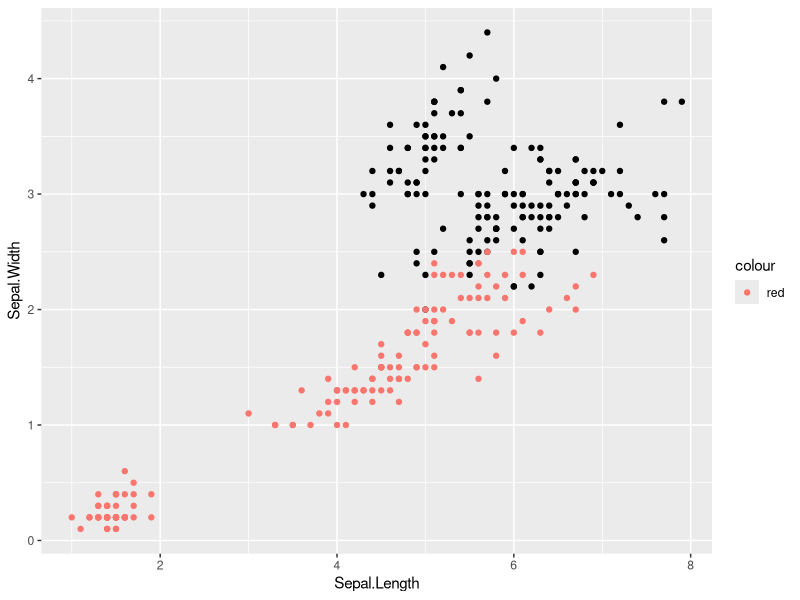
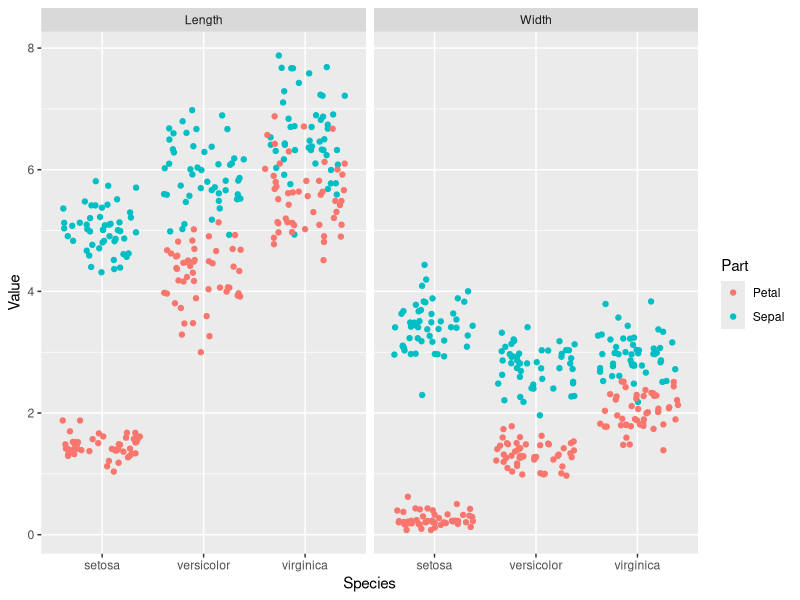
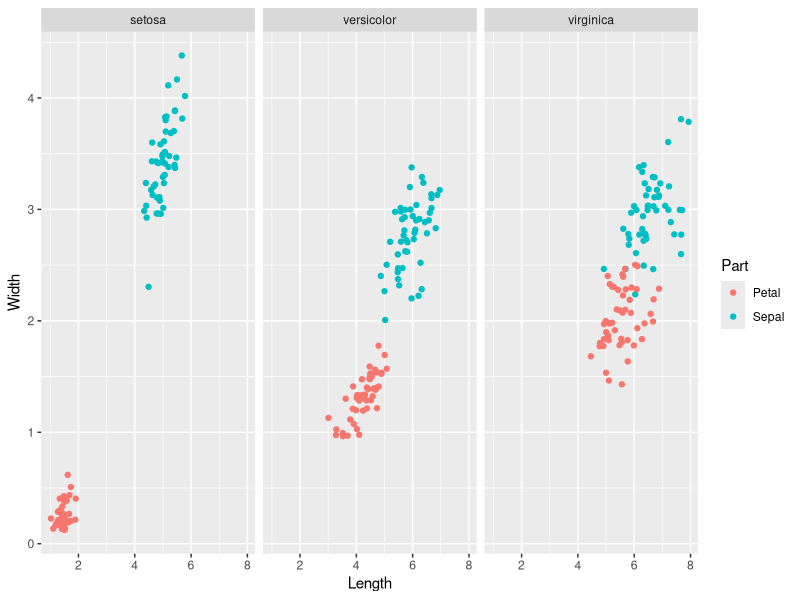
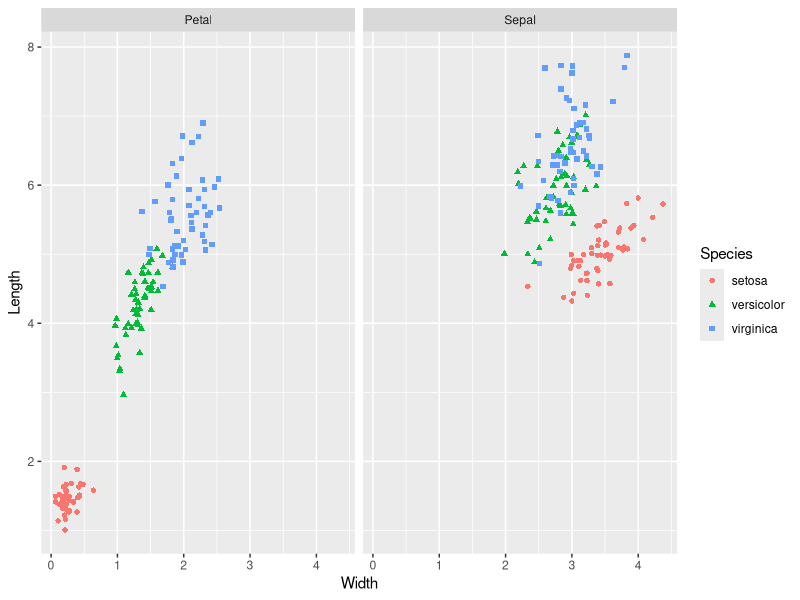
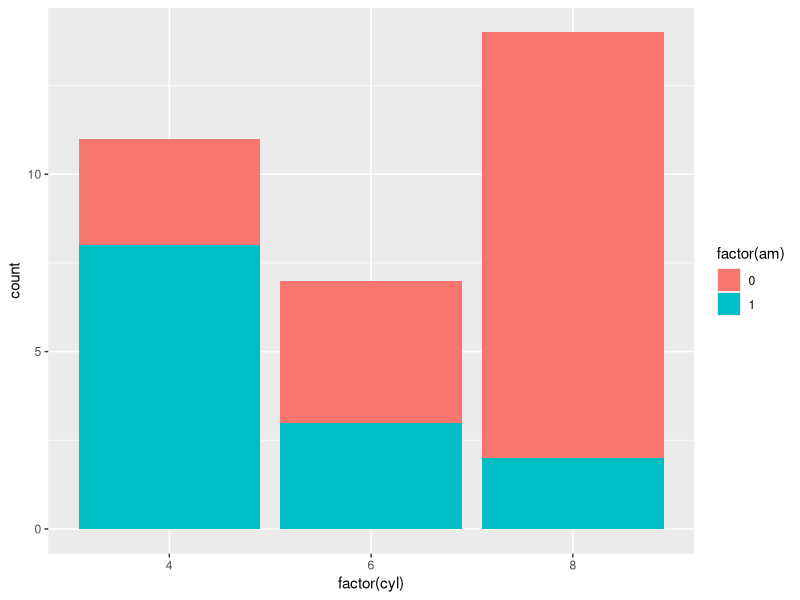
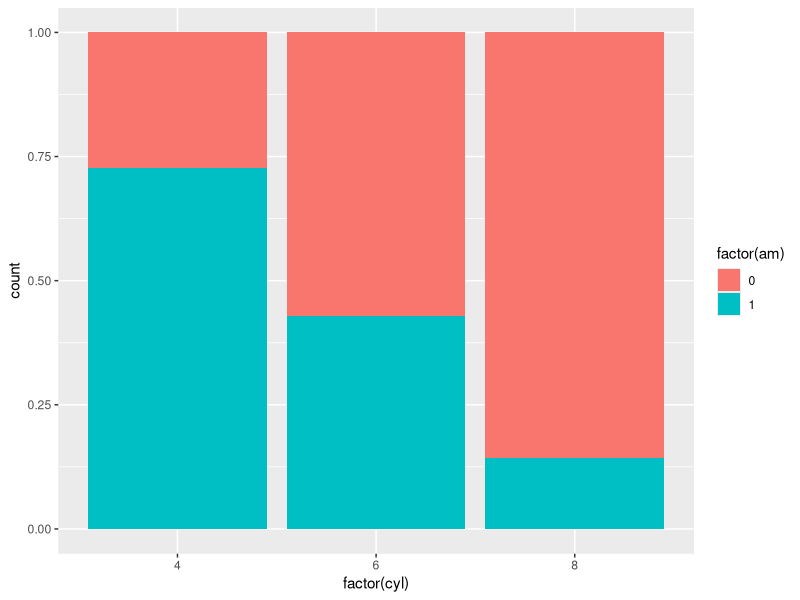
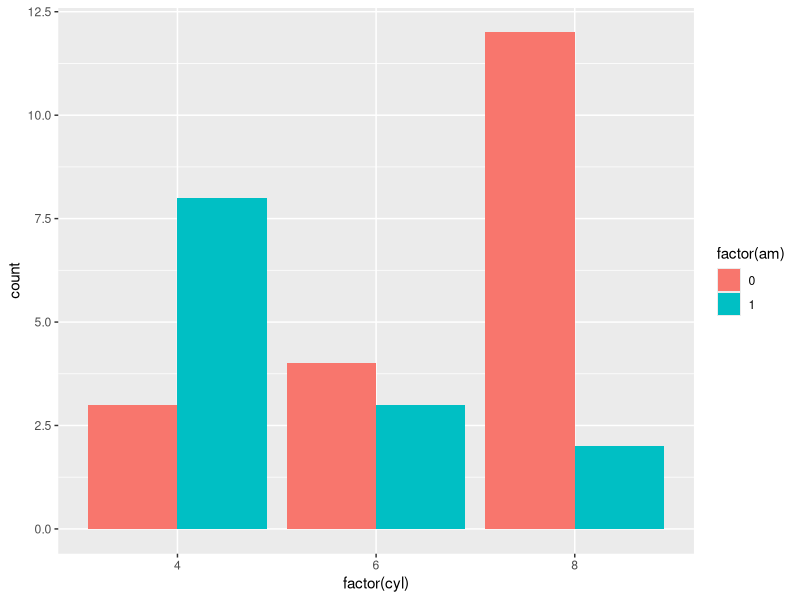
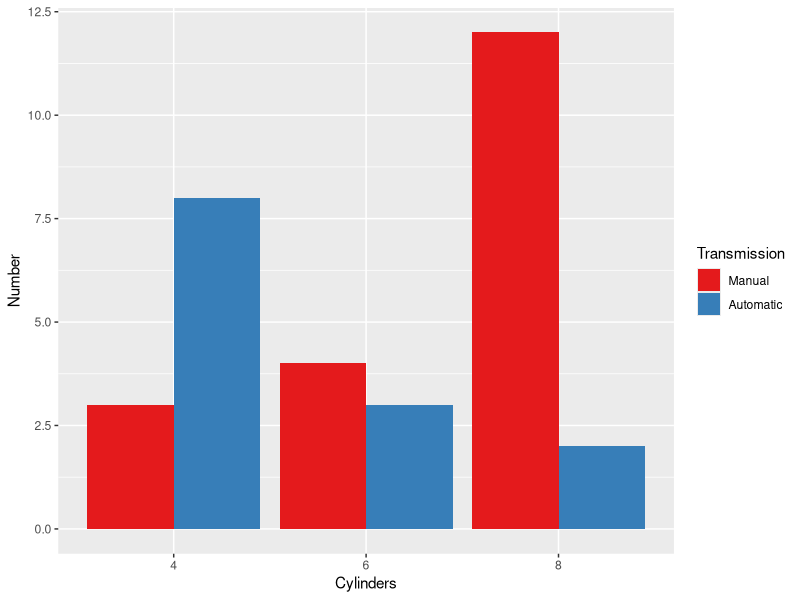

Generate these figures, in order, with R:
## ---- chunk 1
require(ggplot2)
require(caret)
## ---- chunk 2
ggplot(iris, aes(Sepal.Length, Sepal.Width)) + 
  geom_point() + 
  geom_point(aes(Petal.Length, Petal.Width, col="red"))
## ---- chunk 3
require(tidyr)

# Cleaning the dataset
iris.tidy <- iris %>% 
      gather(key, Value, -Species) %>% 
      separate(key, c("Part", "Measure"), "\\.")

# Inspecting the dataset
str(iris.tidy)


# Drawing the plot
ggplot(iris.tidy, aes(Species, Value, col=Part)) + 
  geom_jitter() +
  facet_grid(. ~ Measure)
  

## ---- chunk 4
head(iris)
## ---- chunk 5
data("iris")

iris$Flower <- 1:nrow(iris)

# Creating the dataset
iris.wide <- iris %>% 
      gather(key, value, -Species, -Flower) %>% 
      separate(key, c("Part", "Measure"), "\\.") %>% 
      spread(Measure, value)

# inspecting the dataset
str(iris.wide)

# Plotting Width / Length over Species
ggplot(iris.wide, aes(Length, Width, col=Part)) + 
  geom_jitter() + 
  facet_grid(.~ Species)

# Plotting width/ Length by 
str(iris.wide)
ggplot(iris.wide, aes(Width, Length, shape=Species, col=Species)) + 
  geom_jitter() + 
  facet_grid(.~ Part)
## ---- chunk 6

ggplot(mtcars, aes(factor(cyl), fill=factor(am))) +
  geom_bar(stat="count", position="stack")

## ---- chunk 7
ggplot(mtcars, aes(factor(cyl), fill=factor(am))) + 
  geom_bar(stat="count", position="fill")
## ---- chunk 8
ggplot(mtcars, aes(factor(cyl), fill=factor(am))) +
  geom_bar(stat="count", position="dodge")
## ---- chunk 9
# Setting the values
val = c("#E41A1C", "#377EB8")
lab = c("Manual", "Automatic")

# Drawing the plot
ggplot(mtcars, aes(factor(cyl), fill=factor(am))) +
  geom_bar(stat="count", position="dodge") +
  scale_x_discrete("Cylinders") +
  scale_y_continuous("Number") +
  scale_fill_manual("Transmission", values = val,
                    labels= lab) 
## ---- chunk 10
mtcars$group <- 0

# Plot the data against 0
ggplot(mtcars, aes(mpg, group)) + 
  geom_jitter() + 
  scale_y_continuous(limits = c(-2,2))
## ---- chunk 11
ggplot(iris, aes(Sepal.Length, Sepal.Width, col=Species)) + 
  geom_point()
## ---- chunk 12
ggplot(iris, aes(Species, Sepal.Width, col=Sepal.Length)) + 
  geom_point()
## ---- chunk 13
ggplot(mtcars, aes(wt, mpg, col=cyl)) + 
  geom_point(size=4)


ggplot(mtcars, aes(wt, mpg, col=cyl)) + 
  geom_point(shape=1, size=4)

ggplot(mtcars, aes(wt, mpg, col=cyl)) + 
  geom_point(alpha=0.6, size=4)
## ---- chunk 14
ggplot(diamonds, aes(carat, price, col=clarity)) + 
  geom_point()

ggplot(diamonds, aes(carat, price, col=clarity)) + 
  geom_point(alpha=0.5)

ggplot(diamonds, aes(clarity, carat, col=price)) + 
  geom_point(alpha=0.5)

ggplot(diamonds, aes(clarity, carat, col=price)) +
  geom_point(position="jitter", alpha=0.5)
## ---- chunk 15
plot1 <- ggplot(iris, aes(Sepal.Length, Sepal.Width)) + 
      geom_point(aes(col=Species))

plot1
## ---- chunk 16
data(iris)
iris.summary <- aggregate(iris[1:4], list(iris$Species), mean)
names(iris.summary)[1] <- "Species"

# Plotting the dataset
plot1 + geom_point(data=iris.summary, shape=15, size=5, aes(col=Species))
## ---- chunk 17
# This results in an erros
# plot1 + geom_vline(data=iris.summary)

# The specific aesthetic for the vline "xintercept" has to be specified
plot1 + geom_vline(data=iris.summary, aes(xintercept= Sepal.Length))

# This can be additionally combined with hline
plot1 + 
  geom_hline(data = iris.summary, aes(yintercept = Sepal.Width)) + 
  geom_vline(data=iris.summary, aes(xintercept = Sepal.Length))
## ---- chunk 18
plot1 + 
  geom_hline(data = iris.summary, linetype=2, 
             aes(yintercept = Sepal.Width,
                 col=Species)) + 
  geom_vline(data=iris.summary, 
             aes(xintercept = Sepal.Length, col=Species), 
             linetype=2)
## ---- chunk 19
ggplot(mtcars, aes(factor(cyl), wt)) + 
  geom_point()

# To conquer overplotting we specify the jitter
ggplot(mtcars, aes(factor(cyl), wt)) + 
  geom_jitter()

# We Define the position to use jitter
posn.j <- position_jitter(widt=0.05)

ggplot(mtcars, aes(factor(cyl), wt)) + 
  geom_point(position=posn.j)
## ---- chunk 20
ggplot(iris, aes(Sepal.Width, fill = Species)) + 
  geom_histogram(aes(y = ..density..),binwidth = 0.1, alpha=0.7)
## ---- chunk 21
ggplot(iris, aes(Sepal.Width, fill = Species)) + 
  geom_histogram(aes(y = ..density..),binwidth = 0.1, position="dodge")
## ---- chunk 22
ggplot(iris, aes(Sepal.Width, fill = Species)) + 
  geom_histogram(aes(y = ..density..),binwidth = 0.1, position="fill")
## ---- chunk 23
# Looking at the sleeping behaviour based on eating habits
ggplot(msleep, aes(vore)) + geom_bar()

## ---- chunk 24

# Chaning the y aes to density, searches for the density variable in the resulting internal stats table
ggplot(mtcars, aes(mpg)) + 
  geom_histogram(binwidth=1, fill="lightblue", aes(y=..density..))

# Now in custom colour
myBlue <- "#377EB8" 
ggplot(mtcars, aes(mpg)) + 
  geom_histogram(binwidth=1, fill=myBlue, aes(y=..density..))


# This displays a continous density curve
ggplot(mtcars, aes(mpg)) + 
geom_histogram(stat = "density")
## ---- chunk 25
# The standard result uses "stack"
ggplot(mtcars, aes(cyl, fill=factor(am))) + 
  geom_bar()

# When we set to "dodge", we get a unhappy "next to each other"
ggplot(mtcars, aes(cyl, fill=factor(am))) +
  geom_bar(position="dodge")

# Using the "width" setting for the dodge command we can let them overlay
pos_d <- position_dodge(width=0.2)
ggplot(mtcars, aes(cyl, fill=factor(am))) + 
  geom_bar(position=pos_d, alpha=0.6)

## ---- chunk 26
ggplot(mtcars, aes(mpg, col=cyl)) + 
  geom_freqpoly(binwidth=1)
## ---- chunk 27
ggplot(mtcars, aes(mpg, fill=factor(am))) + 
  geom_bar(binwidth=1,position="dodge") +
  scale_fill_brewer()
## ---- chunk 28
# Import library
if(!require(RColorBrewer)){install.packages("RColorBrewer"); library(RColorBrewer)}

# Create individual color scales
blues <- brewer.pal(9, "Blues")

blue_range <- colorRampPalette(blues)
blue_range
